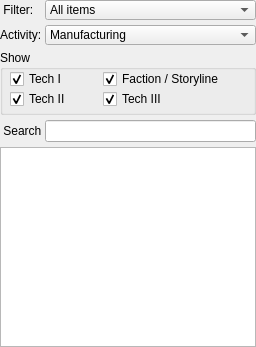
     <widget class="QFrame" name="leftArea">
      <property name="minimumSize">
       <size>
        <width>240</width>
        <height>0</height>
       </size>
      </property>
      <property name="frameShape">
       <enum>QFrame::NoFrame</enum>
      </property>
      <property name="frameShadow">
       <enum>QFrame::Raised</enum>
      </property>
      <layout class="QVBoxLayout" name="verticalLayout">
       <property name="spacing">
        <number>5</number>
       </property>
       <property name="margin">
        <number>0</number>
       </property>
       <item>
        <widget class="QFrame" name="filterFrame">
         <property name="minimumSize">
          <size>
           <width>0</width>
           <height>0</height>
          </size>
         </property>
         <property name="maximumSize">
          <size>
           <width>16777215</width>
           <height>16777215</height>
          </size>
         </property>
         <property name="frameShape">
          <enum>QFrame::NoFrame</enum>
         </property>
         <property name="frameShadow">
          <enum>QFrame::Raised</enum>
         </property>
         <layout class="QGridLayout" name="gridLayout_2">
          <property name="horizontalSpacing">
           <number>0</number>
          </property>
          <property name="verticalSpacing">
           <number>5</number>
          </property>
          <property name="margin">
           <number>0</number>
          </property>
          <item row="0" column="0">
           <widget class="QLabel" name="filterLabel">
            <property name="enabled">
             <bool>true</bool>
            </property>
            <property name="sizePolicy">
             <sizepolicy hsizetype="Fixed" vsizetype="Fixed">
              <horstretch>0</horstretch>
              <verstretch>0</verstretch>
             </sizepolicy>
            </property>
            <property name="minimumSize">
             <size>
              <width>45</width>
              <height>20</height>
             </size>
            </property>
            <property name="maximumSize">
             <size>
              <width>35</width>
              <height>20</height>
             </size>
            </property>
            <property name="text">
             <string> Filter:</string>
            </property>
           </widget>
          </item>
          <item row="0" column="1">
           <widget class="QComboBox" name="filterComboBox">
            <property name="sizePolicy">
             <sizepolicy hsizetype="Preferred" vsizetype="Fixed">
              <horstretch>0</horstretch>
              <verstretch>0</verstretch>
             </sizepolicy>
            </property>
            <property name="minimumSize">
             <size>
              <width>0</width>
              <height>20</height>
             </size>
            </property>
            <property name="maximumSize">
             <size>
              <width>16777215</width>
              <height>20</height>
             </size>
            </property>
            <property name="focusPolicy">
             <enum>Qt::WheelFocus</enum>
            </property>
            <item>
             <property name="text">
              <string>All items</string>
             </property>
            </item>
           </widget>
          </item>
          <item row="3" column="0" colspan="2">
           <widget class="QGroupBox" name="showGroupBox">
            <property name="sizePolicy">
             <sizepolicy hsizetype="Preferred" vsizetype="Fixed">
              <horstretch>0</horstretch>
              <verstretch>0</verstretch>
             </sizepolicy>
            </property>
            <property name="minimumSize">
             <size>
              <width>221</width>
              <height>65</height>
             </size>
            </property>
            <property name="maximumSize">
             <size>
              <width>16777215</width>
              <height>65</height>
             </size>
            </property>
            <property name="baseSize">
             <size>
              <width>200</width>
              <height>0</height>
             </size>
            </property>
            <property name="title">
             <string>Show</string>
            </property>
            <widget class="QCheckBox" name="tech1CheckBox">
             <property name="geometry">
              <rect>
               <x>10</x>
               <y>20</y>
               <width>85</width>
               <height>18</height>
              </rect>
             </property>
             <property name="sizePolicy">
              <sizepolicy hsizetype="Fixed" vsizetype="Fixed">
               <horstretch>0</horstretch>
               <verstretch>0</verstretch>
              </sizepolicy>
             </property>
             <property name="focusPolicy">
              <enum>Qt::StrongFocus</enum>
             </property>
             <property name="text">
              <string>Tech I</string>
             </property>
             <property name="checked">
              <bool>true</bool>
             </property>
            </widget>
            <widget class="QCheckBox" name="tech2CheckBox">
             <property name="geometry">
              <rect>
               <x>10</x>
               <y>40</y>
               <width>65</width>
               <height>18</height>
              </rect>
             </property>
             <property name="sizePolicy">
              <sizepolicy hsizetype="Fixed" vsizetype="Fixed">
               <horstretch>0</horstretch>
               <verstretch>0</verstretch>
              </sizepolicy>
             </property>
             <property name="minimumSize">
              <size>
               <width>65</width>
               <height>18</height>
              </size>
             </property>
             <property name="maximumSize">
              <size>
               <width>65</width>
               <height>18</height>
              </size>
             </property>
             <property name="focusPolicy">
              <enum>Qt::StrongFocus</enum>
             </property>
             <property name="text">
              <string>Tech II</string>
             </property>
             <property name="checked">
              <bool>true</bool>
             </property>
            </widget>
            <widget class="QCheckBox" name="factionCheckBox">
             <property name="geometry">
              <rect>
               <x>103</x>
               <y>20</y>
               <width>121</width>
               <height>18</height>
              </rect>
             </property>
             <property name="sizePolicy">
              <sizepolicy hsizetype="Fixed" vsizetype="Fixed">
               <horstretch>0</horstretch>
               <verstretch>0</verstretch>
              </sizepolicy>
             </property>
             <property name="minimumSize">
              <size>
               <width>121</width>
               <height>18</height>
              </size>
             </property>
             <property name="maximumSize">
              <size>
               <width>121</width>
               <height>18</height>
              </size>
             </property>
             <property name="focusPolicy">
              <enum>Qt::StrongFocus</enum>
             </property>
             <property name="text">
              <string>Faction / Storyline</string>
             </property>
             <property name="checked">
              <bool>true</bool>
             </property>
            </widget>
            <widget class="QCheckBox" name="tech3CheckBox">
             <property name="geometry">
              <rect>
               <x>103</x>
               <y>40</y>
               <width>65</width>
               <height>18</height>
              </rect>
             </property>
             <property name="sizePolicy">
              <sizepolicy hsizetype="Fixed" vsizetype="Fixed">
               <horstretch>0</horstretch>
               <verstretch>0</verstretch>
              </sizepolicy>
             </property>
             <property name="minimumSize">
              <size>
               <width>65</width>
               <height>18</height>
              </size>
             </property>
             <property name="maximumSize">
              <size>
               <width>65</width>
               <height>18</height>
              </size>
             </property>
             <property name="focusPolicy">
              <enum>Qt::StrongFocus</enum>
             </property>
             <property name="text">
              <string>Tech III</string>
             </property>
             <property name="checked">
              <bool>true</bool>
             </property>
            </widget>
           </widget>
          </item>
          <item row="4" column="0">
           <widget class="QLabel" name="sortLabel_2">
            <property name="enabled">
             <bool>true</bool>
            </property>
            <property name="sizePolicy">
             <sizepolicy hsizetype="Fixed" vsizetype="Fixed">
              <horstretch>0</horstretch>
              <verstretch>0</verstretch>
             </sizepolicy>
            </property>
            <property name="minimumSize">
             <size>
              <width>45</width>
              <height>20</height>
             </size>
            </property>
            <property name="maximumSize">
             <size>
              <width>45</width>
              <height>20</height>
             </size>
            </property>
            <property name="text">
             <string> Search :</string>
            </property>
           </widget>
          </item>
          <item row="4" column="1">
           <widget class="QLineEdit" name="lineEdit">
            <property name="minimumSize">
             <size>
              <width>0</width>
              <height>20</height>
             </size>
            </property>
            <property name="focusPolicy">
             <enum>Qt::StrongFocus</enum>
            </property>
            <property name="inputMask">
             <string/>
            </property>
           </widget>
          </item>
          <item row="1" column="1">
           <widget class="QComboBox" name="activityComboBox">
            <property name="sizePolicy">
             <sizepolicy hsizetype="Preferred" vsizetype="Fixed">
              <horstretch>0</horstretch>
              <verstretch>0</verstretch>
             </sizepolicy>
            </property>
            <property name="minimumSize">
             <size>
              <width>0</width>
              <height>20</height>
             </size>
            </property>
            <property name="maximumSize">
             <size>
              <width>16777215</width>
              <height>20</height>
             </size>
            </property>
            <property name="focusPolicy">
             <enum>Qt::WheelFocus</enum>
            </property>
            <property name="maxCount">
             <number>10</number>
            </property>
            <item>
             <property name="text">
              <string>Manufacturing</string>
             </property>
            </item>
           </widget>
          </item>
          <item row="1" column="0">
           <widget class="QLabel" name="label2">
            <property name="enabled">
             <bool>true</bool>
            </property>
            <property name="sizePolicy">
             <sizepolicy hsizetype="Fixed" vsizetype="Fixed">
              <horstretch>0</horstretch>
              <verstretch>0</verstretch>
             </sizepolicy>
            </property>
            <property name="minimumSize">
             <size>
              <width>45</width>
              <height>20</height>
             </size>
            </property>
            <property name="maximumSize">
             <size>
              <width>35</width>
              <height>20</height>
             </size>
            </property>
            <property name="text">
             <string>Activity:</string>
            </property>
           </widget>
          </item>
         </layout>
        </widget>
       </item>
       <item>
        <widget class="QTreeView" name="itemTree">
         <property name="sizePolicy">
          <sizepolicy hsizetype="Preferred" vsizetype="Expanding">
           <horstretch>5</horstretch>
           <verstretch>0</verstretch>
          </sizepolicy>
         </property>
         <property name="minimumSize">
          <size>
           <width>0</width>
           <height>200</height>
          </size>
         </property>
         <property name="focusPolicy">
          <enum>Qt::WheelFocus</enum>
         </property>
         <property name="horizontalScrollBarPolicy">
          <enum>Qt::ScrollBarAsNeeded</enum>
         </property>
         <property name="showDropIndicator" stdset="0">
          <bool>false</bool>
         </property>
         <property name="dragEnabled">
          <bool>true</bool>
         </property>
         <property name="dragDropMode">
          <enum>QAbstractItemView::DragOnly</enum>
         </property>
         <property name="indentation">
          <number>20</number>
         </property>
         <property name="uniformRowHeights">
          <bool>true</bool>
         </property>
         <property name="sortingEnabled">
          <bool>true</bool>
         </property>
         <property name="headerHidden">
          <bool>true</bool>
         </property>
        </widget>
       </item>
      </layout>
     </widget>
